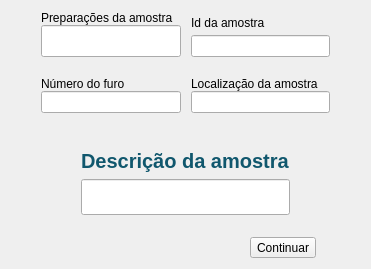
              <widget class="QWidget" name="phase2_page">
               <layout class="QVBoxLayout" name="verticalLayout_23" stretch="8,4,1,1">
                <item>
                 <layout class="QGridLayout" name="phase2_gridLayout">
                  <property name="leftMargin">
                   <number>30</number>
                  </property>
                  <property name="topMargin">
                   <number>0</number>
                  </property>
                  <property name="rightMargin">
                   <number>30</number>
                  </property>
                  <property name="bottomMargin">
                   <number>30</number>
                  </property>
                  <property name="horizontalSpacing">
                   <number>10</number>
                  </property>
                  <property name="verticalSpacing">
                   <number>20</number>
                  </property>
                  <item row="1" column="0">
                   <layout class="QVBoxLayout" name="boringNumber_layout">
                    <item>
                     <widget class="QLabel" name="boringNumber_label">
                      <property name="text">
                       <string>Número do furo</string>
                      </property>
                     </widget>
                    </item>
                    <item>
                     <widget class="QLineEdit" name="boringNumber_lineEdit"/>
                    </item>
                   </layout>
                  </item>
                  <item row="1" column="1">
                   <layout class="QVBoxLayout" name="sampleLocation_layout">
                    <item>
                     <widget class="QLabel" name="sampleLocation_label">
                      <property name="text">
                       <string>Localização da amostra</string>
                      </property>
                     </widget>
                    </item>
                    <item>
                     <widget class="QLineEdit" name="sampleLocation_lineEdit"/>
                    </item>
                   </layout>
                  </item>
                  <item row="0" column="0">
                   <layout class="QVBoxLayout" name="samplePreparation_Layout" stretch="0,0">
                    <property name="spacing">
                     <number>0</number>
                    </property>
                    <item>
                     <widget class="QLabel" name="samplePreparation_label">
                      <property name="sizePolicy">
                       <sizepolicy hsizetype="Preferred" vsizetype="Preferred">
                        <horstretch>0</horstretch>
                        <verstretch>0</verstretch>
                       </sizepolicy>
                      </property>
                      <property name="styleSheet">
                       <string notr="true"/>
                      </property>
                      <property name="text">
                       <string>Preparações da amostra</string>
                      </property>
                      <property name="alignment">
                       <set>Qt::AlignBottom|Qt::AlignLeading|Qt::AlignLeft</set>
                      </property>
                     </widget>
                    </item>
                    <item>
                     <widget class="QLineEdit" name="samplePreparation_lineEdit">
                      <property name="sizePolicy">
                       <sizepolicy hsizetype="Expanding" vsizetype="Expanding">
                        <horstretch>0</horstretch>
                        <verstretch>0</verstretch>
                       </sizepolicy>
                      </property>
                      <property name="styleSheet">
                       <string notr="true"/>
                      </property>
                     </widget>
                    </item>
                   </layout>
                  </item>
                  <item row="0" column="1">
                   <layout class="QVBoxLayout" name="sampleIdLayout">
                    <item>
                     <widget class="QLabel" name="sampleId_label">
                      <property name="text">
                       <string>Id da amostra</string>
                      </property>
                     </widget>
                    </item>
                    <item>
                     <widget class="QLineEdit" name="sampleId_lineEdit"/>
                    </item>
                   </layout>
                  </item>
                 </layout>
                </item>
                <item>
                 <layout class="QHBoxLayout" name="layout_SampleDescription" stretch="1,5,1">
                  <item>
                   <spacer name="horizontalSpacer_8">
                    <property name="orientation">
                     <enum>Qt::Horizontal</enum>
                    </property>
                    <property name="sizeHint" stdset="0">
                     <size>
                      <width>40</width>
                      <height>20</height>
                     </size>
                    </property>
                   </spacer>
                  </item>
                  <item>
                   <layout class="QVBoxLayout" name="sampleDescription_layout">
                    <property name="leftMargin">
                     <number>30</number>
                    </property>
                    <property name="rightMargin">
                     <number>30</number>
                    </property>
                    <item>
                     <widget class="QLabel" name="sampleDescription_label">
                      <property name="font">
                       <font>
                        <pointsize>15</pointsize>
                        <bold>true</bold>
                       </font>
                      </property>
                      <property name="styleSheet">
                       <string notr="true">color: #10576D;</string>
                      </property>
                      <property name="text">
                       <string>Descrição da amostra</string>
                      </property>
                      <property name="alignment">
                       <set>Qt::AlignBottom|Qt::AlignLeading|Qt::AlignLeft</set>
                      </property>
                     </widget>
                    </item>
                    <item>
                     <widget class="QLineEdit" name="sampleDescription_lineEdit">
                      <property name="sizePolicy">
                       <sizepolicy hsizetype="Expanding" vsizetype="Expanding">
                        <horstretch>0</horstretch>
                        <verstretch>0</verstretch>
                       </sizepolicy>
                      </property>
                      <property name="alignment">
                       <set>Qt::AlignLeading|Qt::AlignLeft|Qt::AlignTop</set>
                      </property>
                     </widget>
                    </item>
                   </layout>
                  </item>
                  <item>
                   <spacer name="horizontalSpacer_9">
                    <property name="orientation">
                     <enum>Qt::Horizontal</enum>
                    </property>
                    <property name="sizeHint" stdset="0">
                     <size>
                      <width>40</width>
                      <height>20</height>
                     </size>
                    </property>
                   </spacer>
                  </item>
                 </layout>
                </item>
                <item>
                 <spacer name="verticalSpacer_2">
                  <property name="orientation">
                   <enum>Qt::Vertical</enum>
                  </property>
                  <property name="sizeHint" stdset="0">
                   <size>
                    <width>20</width>
                    <height>40</height>
                   </size>
                  </property>
                 </spacer>
                </item>
                <item>
                 <layout class="QHBoxLayout" name="horizontalLayout_3" stretch="11,0,2">
                  <item>
                   <spacer name="horizontalSpacer_6">
                    <property name="orientation">
                     <enum>Qt::Horizontal</enum>
                    </property>
                    <property name="sizeHint" stdset="0">
                     <size>
                      <width>40</width>
                      <height>20</height>
                     </size>
                    </property>
                   </spacer>
                  </item>
                  <item>
                   <widget class="QToolButton" name="continuePhase2_button">
                    <property name="styleSheet">
                     <string notr="true"/>
                    </property>
                    <property name="text">
                     <string>Continuar</string>
                    </property>
                    <property name="icon">
                     <iconset resource="images/resources.qrc">
                      <normaloff>:/Arrow.png</normaloff>:/Arrow.png</iconset>
                    </property>
                    <property name="iconSize">
                     <size>
                      <width>30</width>
                      <height>30</height>
                     </size>
                    </property>
                    <property name="toolButtonStyle">
                     <enum>Qt::ToolButtonTextBesideIcon</enum>
                    </property>
                   </widget>
                  </item>
                  <item>
                   <spacer name="horizontalSpacer_7">
                    <property name="orientation">
                     <enum>Qt::Horizontal</enum>
                    </property>
                    <property name="sizeHint" stdset="0">
                     <size>
                      <width>40</width>
                      <height>20</height>
                     </size>
                    </property>
                   </spacer>
                  </item>
                 </layout>
                </item>
               </layout>
              </widget>
